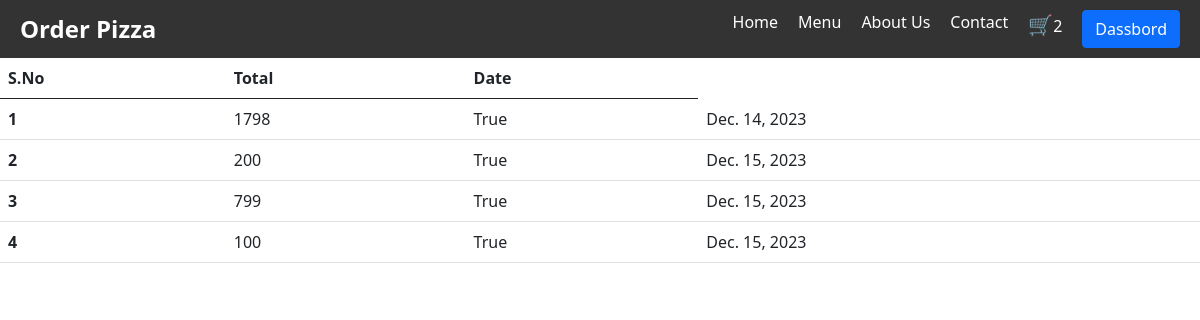
Screenshot of /orders/ (signed in) with the database file from the repository.
### app/models.py (models this page shows)
class BaseModel(models.Model):
    uid=models.UUIDField(default=uuid.uuid4,editable=False,primary_key=True)
    created_at=models.DateField(auto_now_add=True)
    update_at=models.DateField(auto_now_add=True)
    class Meta:
        abstract=True

class Cart(BaseModel):
    user=models.ForeignKey(User,null=True,blank=True,on_delete=models.SET_NULL,related_name="carts")
    is_paid=models.BooleanField(default=False)
    instamojo_id = models.CharField(max_length=100)
    def get_cart_total(self):
        return CartItems.objects.filter(cart =self).aggregate(total_price=Sum("pizaa__price")).get('total_price') or 0

### app/views.py (the view)
# urls.py: path("orders/", views.orders,name="orders"),
def orders(request):
    orders=Cart.objects.filter(is_paid=True,user=request.user)
    context={"orders":orders}
    return render(request,"app/oder.html",context)

### template/app/oder.html (shortened to what this page needs)
<!DOCTYPE html>
<html lang="en">
<head>
    {% extends "app/base.html" %}
    {% block start %}
    <link href="https://cdn.jsdelivr.net/npm/bootstrap@5.0.2/dist/css/bootstrap.min.css" rel="stylesheet">
    <link href="https://cdnjs.cloudflare.com/ajax/libs/font-awesome/5.15.4/css/all.min.css" rel="stylesheet">
  </head>
<body>
    <table class="table">
        <thead>
          <tr>
            <th scope="col">S.No</th>
            <th scope="col">Total</th>
            <th scope="col">Date</th>
          </tr>
        </thead>
        <tbody>
            {% for order in orders %}
          <tr>
            <th scope="row">{{forloop.counter}}</th>
            <td>{{order.get_cart_total}}</td>
            <td>True</td>
            <td>{{order.created_at}}</td>
          </tr>
          {% endfor %}
        </tbody>
      </table>
</body>
{% endblock %}

### template/app/base.html (shortened to what this page needs)
<!DOCTYPE html>
<html>
<head>
</head>
<body>
    <nav>
        <div class="logo">Order Pizza</div>
        <ul>
            <li><a href="/">Home</a></li>
            <li><a href="#">Menu</a></li>
            <li><a href="#">About Us</a></li>
            <li><a href="#">Contact</a></li>
            <li><a href="{% url 'cart' %}"><span class="cart-icon">🛒</span></a>{{request.user.get_cart_count}}</li>
            {% if request.user.is_authenticated %}
            <li><a href="{% url 'orders' %}" class="btn btn-primary">Dassbord</a></li>
            {% else %}
            <li><a href="{% url 'login_page' %}">Login</a></li>
            <li><a href="{% url 'register_page' %}">Signup</a></li>
            {% endif %}
        </ul>
    </nav>
    {% block start %}
    {% endblock %}
</body>
</html>

### template/app/base.html (style rules this page uses)
body { font-family: Arial, sans-serif; margin: 0; padding: 0; }
nav { background-color: #333; color: #fff; display: flex; justify-content: space-between; align-items: center; padding: 10px 20px; }
nav ul { list-style: none; margin: 0; padding: 0; display: flex; }
nav ul li { margin-right: 20px; }
nav ul li:last-child { margin-right: 0; }
nav ul li a { color: #fff; text-decoration: none; }
.logo { font-size: 24px; font-weight: bold; }
.cart-icon { font-size: 20px; }

### rows the page displays
Cart: get_cart_total "1798", created_at "Dec. 14, 2023"
Cart: get_cart_total "200", created_at "Dec. 15, 2023"
Cart: get_cart_total "799", created_at "Dec. 15, 2023"
Cart: get_cart_total "100", created_at "Dec. 15, 2023"

### other values shown
{{ request.user.get_cart_count }} "2"
